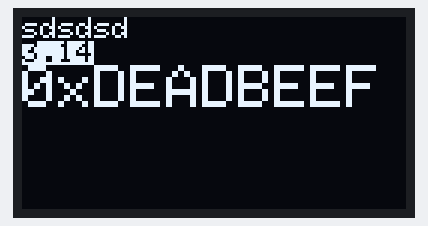
A sketch run on a simulated Arduino Uno, built with avr-gcc and run on an emulated ATmega328P. On the bench: 128×64 one-colour display.

Above: at 0.1 s.

Measured:
- what the display in image 0 shows lasts 2.0 s, from 0.1 s to 2.1 s

The sketch:

oled4.ino
```cpp
#include <SPI.h>
#include <Wire.h>
#include <Adafruit_GFX.h>
#include <Adafruit_SH110X.h>
#define i2c_Address 0x3c //initialize with the I2C addr 0x3C Typically eBay OLED's
//#define i2c_Address 0x3d //initialize with the I2C addr 0x3D Typically Adafruit OLED's

#define SCREEN_WIDTH 128 // OLED display width, in pixels
#define SCREEN_HEIGHT 64
#define OLED_RESET -1
Adafruit_SH1106G display = Adafruit_SH1106G(SCREEN_WIDTH, SCREEN_HEIGHT, &Wire, OLED_RESET);

int count=0;


void setup() {

  display.begin(i2c_Address, true); // Address 0x3C default
  display.clearDisplay();
  display.drawPixel(10, 10, SH110X_WHITE);
  display.display();


  // text display tests
  display.setTextSize(1);
  display.setTextColor(SH110X_WHITE);
  display.setCursor(0, 0);
  display.println("sdsdsd");
  display.setTextColor(SH110X_BLACK, SH110X_WHITE); // 'inverted' text
  display.println(3.141592);
  display.setTextSize(2);
  display.setTextColor(SH110X_WHITE);
  display.print("0x"); display.println(0xDEADBEEF, HEX);
  display.display();
  delay(2000);

}

void loop() {
  display.clearDisplay();
  display.setTextSize(1);
  display.setTextColor(SH110X_WHITE);
  display.setCursor(0, 0);
  display.println(count);
  count++;
  display.display();
  delay(1000);
}
```
